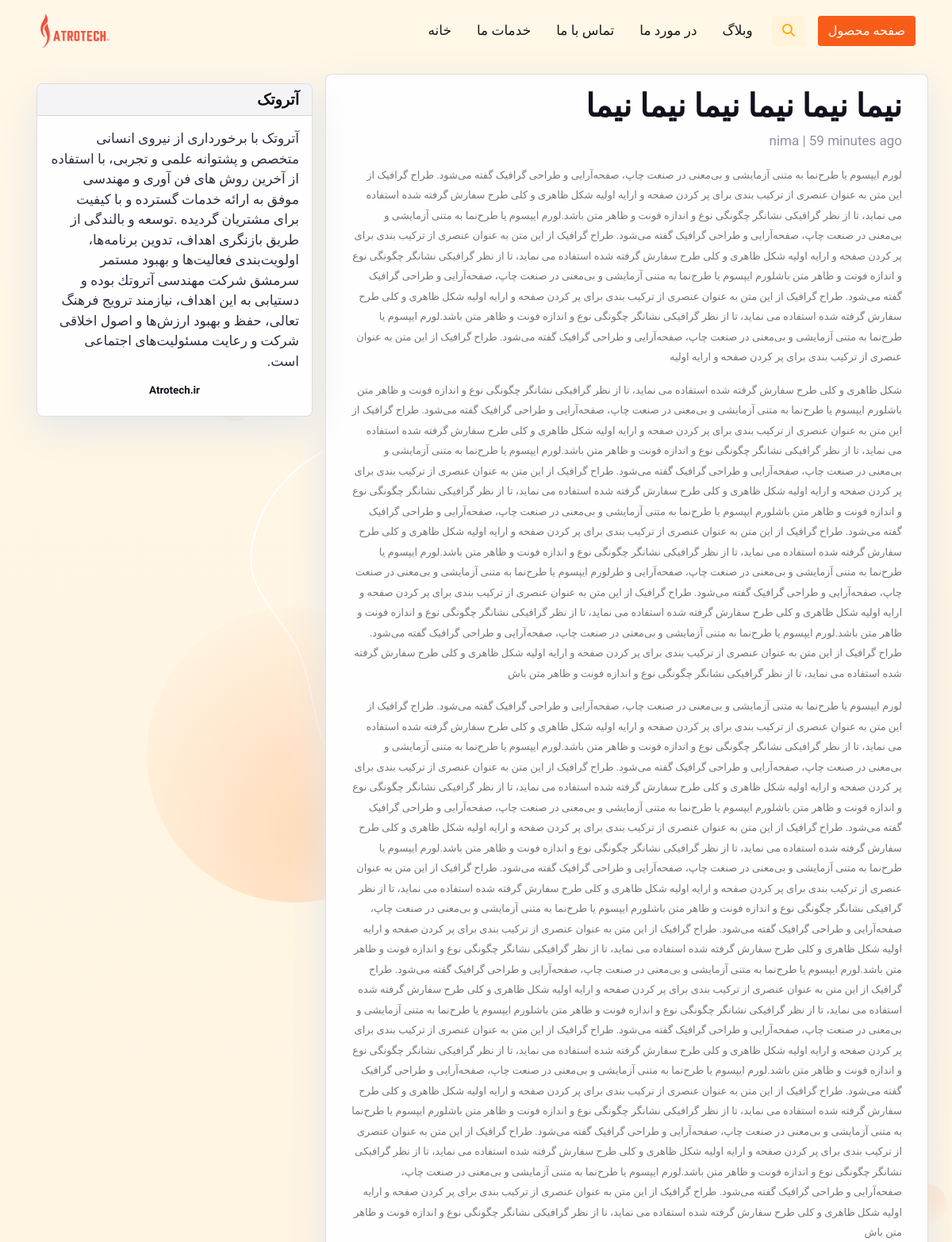
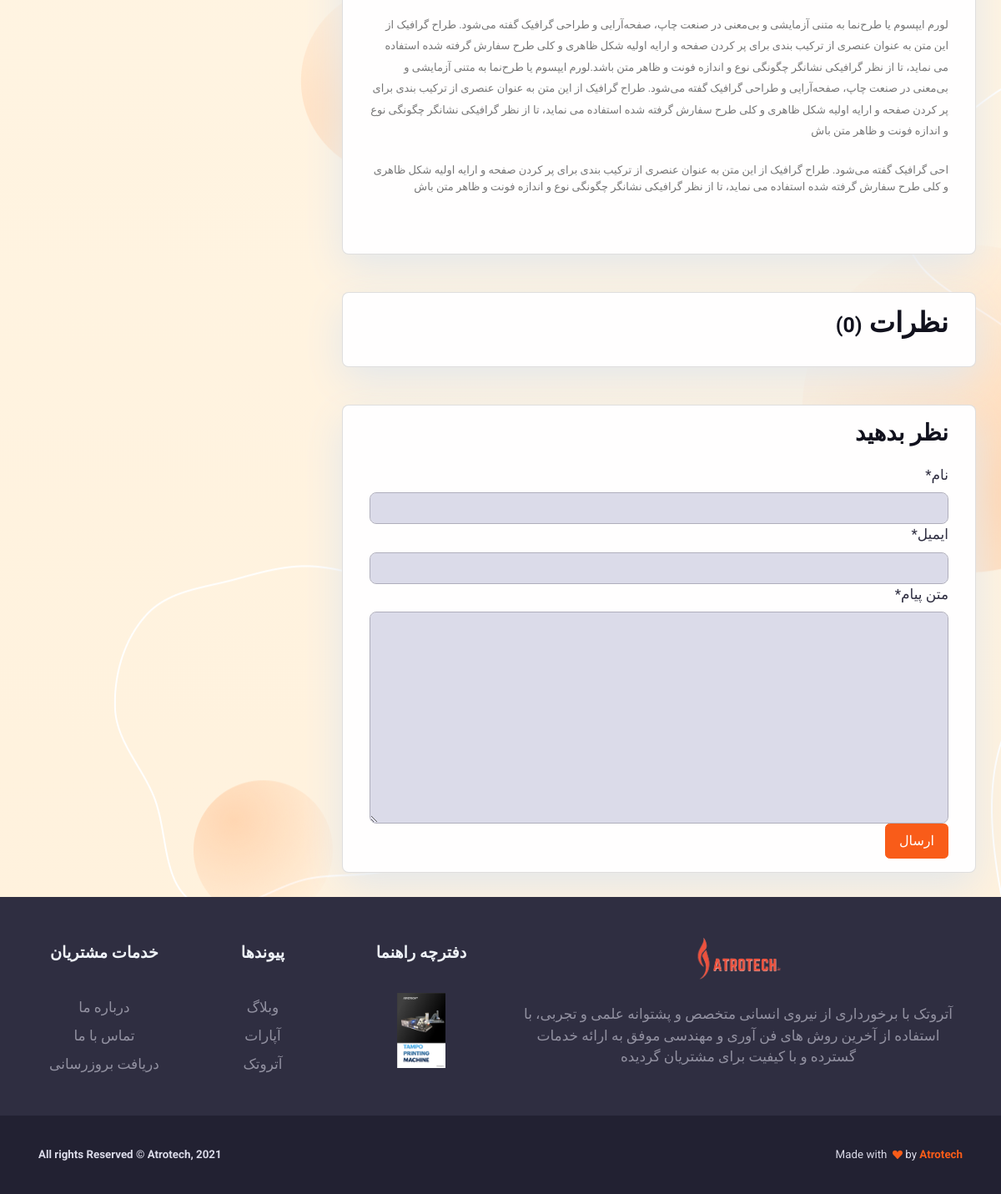
Screenshot of /nm-nm-nm-nm-nm-nm/ with the database file from the repository (2 pictures, top to bottom).
### blog/models.py (models this page shows, shortened)
class Post(models.Model):
    title = models.CharField(max_length=200, unique=True)
    slug = models.SlugField(max_length=200, unique=True)
    author = models.ForeignKey(
        User, on_delete=models.CASCADE, related_name="blog_posts"
    )
    updated_on = models.DateTimeField(auto_now=True)
    content = models.TextField()
    created_on = models.DateTimeField(auto_now_add=True)
    status = models.IntegerField(choices=STATUS, default=0)
    class Meta:
        ordering = ["-created_on"]

### blog/views.py (the view)
# urls.py: path("<slug:slug>/", views.post_detail, name="post_detail"),
def post_detail(request, slug):
    template_name = "post_detail.html"
    post = get_object_or_404(Post, slug=slug)
    comments = post.comments.filter(active=True).order_by("-created_on")
    new_comment = None
    if request.method == "POST":
        comment_form = CommentForm(data=request.POST)
        if comment_form.is_valid():
            new_comment = comment_form.save(commit=False)
            new_comment.post = post
            new_comment.save()
    else:
        comment_form = CommentForm()
    return render(
        request,
        template_name,
        {
            "post": post,
            "comments": comments,
            "new_comment": new_comment,
            "comment_form": comment_form,
        },
    )

### blog/forms.py
class CommentForm(forms.ModelForm):
    class Meta:
        model = Comment
        fields = ('name', 'email', 'body')

### templates/post_detail.html (shortened to what this page needs)
{% extends 'base.html' %} {% block content %}
{% load crispy_forms_tags %}
{% load humanize %}
<div class="container" dir="rtl">
  <div class="row">
    <div class="col-md-8 card mb-4  mt-3 left  top">
      <div class="card-body">
        <h1>{% block title %} {{ post.title }} {% endblock title %}</h1>
        <p class=" text-muted">{{ post.author }} | {{ post.created_on|naturaltime }}</p>
        <p class="card-text ">{{ post.content | safe }}</p>
      </div>
    </div>
    {% block sidebar %} {% include 'sidebar.html' %} {% endblock sidebar %}
    <div class="col-md-8 card mb-4  mt-3 ">
      <div class="card-body">
        {% with comments.count as total_comments %}
        <h2> نظرات <small>({{ total_comments }})</small> </h2>
          {% endwith %}
      </div>
    </div>
    <div class="col-md-8 card mb-4  mt-3 ">
      <div class="card-body">
        {% if new_comment %}
        <div class="alert alert-success" role="alert">
          نظر شما در انتظار تایید است
        </div>
        {% else %}
        <h3> نظر بدهید </h3>
        <form method="post" style="margin-top: 1.3em;">
          {{ comment_form | crispy }}
          <button type="submit" class="btn btn-primary  btn-lg">ارسال</button>
        </form>
        {% endif %}
      </div>
    </div>
  </div>
</div>
{% endblock content %}

### static/css/base.css (style rules this page uses)
body { font-family: "Roboto", sans-serif; font-size: 17px; background-color: #fdfdfd; }
.card { box-shadow: 0 16px 48px #E3E7EB; }

### rows the page displays
Post: title "نیما نیما نیما نیما نیما نیما", author "nima", created_on "59 minutes ago", content "لورم ایپسوم یا طرح‌نما به متنی آزمایشی و بی‌معنی در صنعت چاپ، صفحه‌آرایی و طراحی گرافیک گفته می‌شود. طراح گرافیک از این متن به عنوان عنصری از ترکیب بندی برای پر کردن صفحه و ارایه اولیه شکل ظاهری و کلی طرح سفارش گرفته شده استفاده می نماید، تا از نظر گرافیکی نشانگر چگونگی نوع و اندازه فونت و ظاهر متن باشد.لورم ایپسوم یا طرح‌نما به متنی آزمایشی و بی‌معنی در صنعت چاپ، صفحه‌آرایی و طراحی گرافیک گفته می‌شود. طراح گرافیک از این متن به عنوان عنصری از ترکیب بندی برای پر کردن صفحه و ارایه اولیه شکل ظاهری و کلی طرح سفارش گرفته شده استفاده می نماید، تا از نظر گرافیکی نشانگر چگونگی نوع و اندازه فونت و ظاهر متن باش لورم ایپسوم یا طرح‌نما به متنی آزمایشی و بی‌معنی در صنعت چاپ، صفحه‌آرایی و طراحی گرافیک…"

### other values shown
{{ total_comments }} "0"
